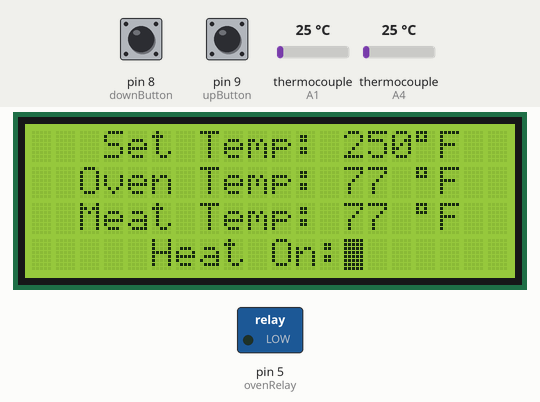
This sketch was run on a simulated Arduino Uno, built with avr-gcc and run on an emulated ATmega328P. On the bench: 20×4 character LCD, switched loads named in the sketch (green lamp = pin HIGH). The inputs (shaded band) are chosen by the test bench; at power-on: thermocouple (sensors on A1, A4) 25 °C, pin 8 (downButton) HIGH, pin 9 (upButton) HIGH.

Above: at 7.5 s.
7.6 s: thermocouple (sensor on A1) set to 117 °C
At 8.2 s:
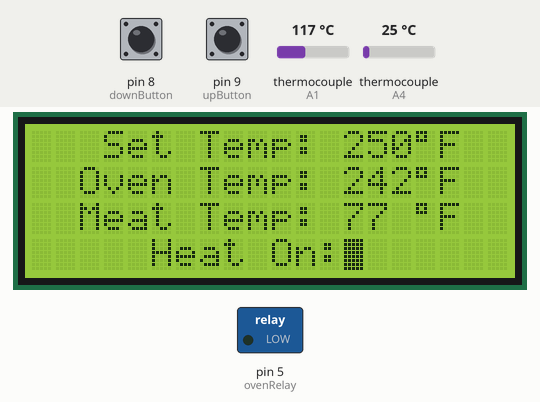
9.1 s: thermocouple (sensor on A1) set to 127 °C
At 10.7 s:
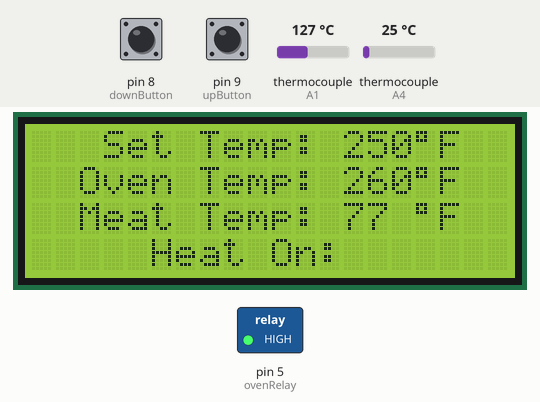
11.0 s: thermocouple (sensor on A4) set to 6 °C
At 12.9 s:
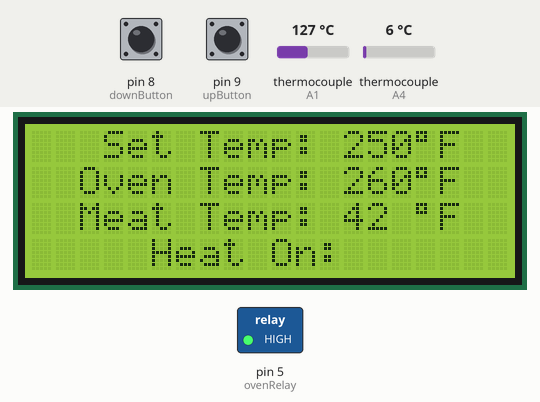
13.2 s: pin 8 (downButton) pulled LOW for 3.2 s
At 16.7 s:
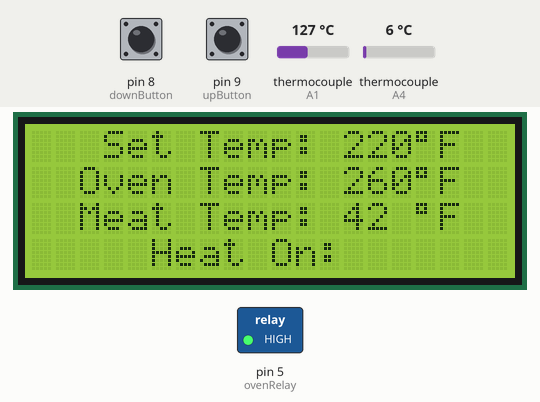
17.9 s: pin 8 (downButton) pulled LOW for 0.75 s
At 19.6 s:
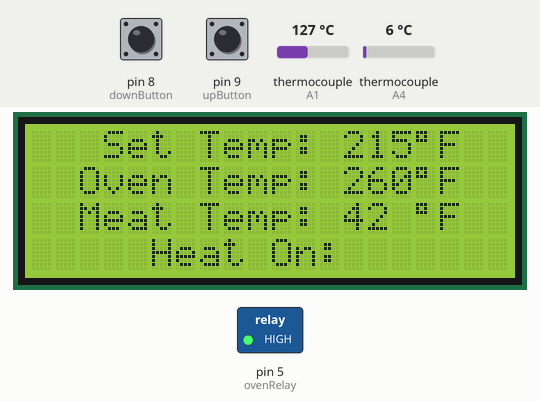
20.1 s: thermocouple (sensor on A4) set to 75 °C
At 21.7 s:
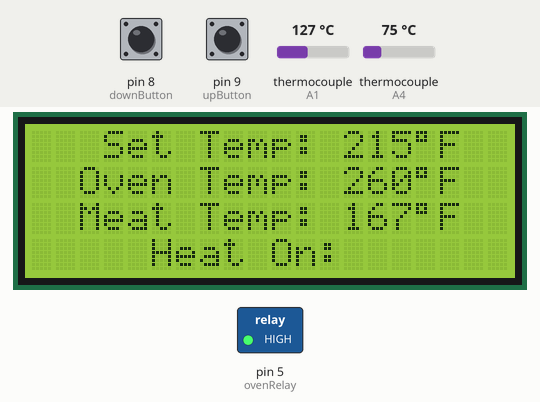
Timing chart, 0 to 22.9 s (numbered marks = the images above; inputs shaded):
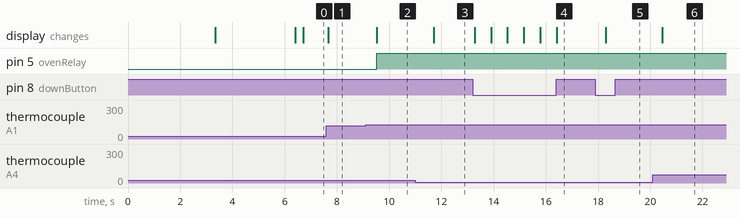

The sketch:

My_Smoker_No_Internet.ino
```cpp
//No wifi or ethernet
//GRIND SMOKER CONTROLLER REV B

#include <LCD.h>
#include <LiquidCrystal_I2C.h>
#include <max6675.h>

//Must matxh HEX address with screen
LiquidCrystal_I2C lcd(0x27, 2, 1, 0, 4, 5, 6, 7, 3, POSITIVE);

#define oven_sck A0
#define oven_cs A1
#define oven_so A2

#define meat_sck A3
#define meat_cs A4
#define meat_so A5

#define upButton 9
#define downButton 8

int ovenRelay = 5;

int upTemp = 0;
int downTemp = 0;
int setTemp = 250;

int oventemp = 0;
int meattemp = 0;

MAX6675 ovenTemp(oven_sck, oven_cs, oven_so);
MAX6675 meatTemp(meat_sck, meat_cs, meat_so);

const char custom[][8] PROGMEM = {                        // Custom character definitions
  { 0x1F, 0x1F, 0x1F, 0x00, 0x00, 0x00, 0x00, 0x00 }, // char 1
  { 0x18, 0x1C, 0x1E, 0x1F, 0x1F, 0x1F, 0x1F, 0x1F }, // char 2
  { 0x1F, 0x1F, 0x1F, 0x1F, 0x1F, 0x0F, 0x07, 0x03 }, // char 3
  { 0x00, 0x00, 0x00, 0x00, 0x00, 0x1F, 0x1F, 0x1F }, // char 4
  { 0x1F, 0x1F, 0x1F, 0x1F, 0x1F, 0x1E, 0x1C, 0x18 }, // char 5
  { 0x1F, 0x1F, 0x1F, 0x00, 0x00, 0x00, 0x1F, 0x1F }, // char 6
  { 0x1F, 0x00, 0x00, 0x00, 0x00, 0x1F, 0x1F, 0x1F }, // char 7
  { 0x03, 0x07, 0x0F, 0x1F, 0x1F, 0x1F, 0x1F, 0x1F }  // char 8
};

const char bigChars[][8] PROGMEM = {
  { 0x20, 0x20, 0x00, 0x00, 0x00, 0x00, 0x00, 0x00 }, // Space
  { 0xFF, 0x07, 0x00, 0x00, 0x00, 0x00, 0x00, 0x00 }, // !
  { 0x05, 0x05, 0x20, 0x20, 0x00, 0x00, 0x00, 0x00 }, // "
  { 0x04, 0xFF, 0x04, 0xFF, 0x04, 0x01, 0xFF, 0x01 }, // #
  { 0x08, 0xFF, 0x06, 0x07, 0xFF, 0x05, 0x00, 0x00 }, // $
  { 0x01, 0x20, 0x04, 0x01, 0x04, 0x01, 0x20, 0x04 }, // %
  { 0x08, 0x06, 0x02, 0x20, 0x03, 0x07, 0x02, 0x04 }, // &
  { 0x05, 0x20, 0x00, 0x00, 0x00, 0x00, 0x00, 0x00 }, // '
  { 0x08, 0x01, 0x03, 0x04, 0x00, 0x00, 0x00, 0x00 }, // (
  { 0x01, 0x02, 0x04, 0x05, 0x00, 0x00, 0x00, 0x00 }, // )
  { 0x01, 0x04, 0x04, 0x01, 0x04, 0x01, 0x01, 0x04 }, // *
  { 0x04, 0xFF, 0x04, 0x01, 0xFF, 0x01, 0x00, 0x00 }, // +
  { 0x20, 0x05, 0x00, 0x00, 0x00, 0x00, 0x00, 0x00 }, //
  { 0x04, 0x04, 0x04, 0x20, 0x20, 0x20, 0x00, 0x00 }, // -
  { 0x20, 0x04, 0x00, 0x00, 0x00, 0x00, 0x00, 0x00 }, // .
  { 0x20, 0x20, 0x04, 0x01, 0x04, 0x01, 0x20, 0x20 }, // /
  { 0x08, 0x01, 0x02, 0x03, 0x04, 0x05, 0x00, 0x00 }, // 0
  { 0x01, 0x02, 0x20, 0x04, 0xFF, 0x04, 0x00, 0x00 }, // 1
  { 0x06, 0x06, 0x02, 0xFF, 0x07, 0x07, 0x00, 0x00 }, // 2
  { 0x01, 0x06, 0x02, 0x04, 0x07, 0x05, 0x00, 0x00 }, // 3
  { 0x03, 0x04, 0xFF, 0x20, 0x20, 0xFF, 0x00, 0x00 }, // 4
  { 0xFF, 0x06, 0x06, 0x07, 0x07, 0x05, 0x00, 0x00 }, // 5
  { 0x08, 0x06, 0x06, 0x03, 0x07, 0x05, 0x00, 0x00 }, // 6
  { 0x01, 0x01, 0x02, 0x20, 0x08, 0x20, 0x00, 0x00 }, // 7
  { 0x08, 0x06, 0x02, 0x03, 0x07, 0x05, 0x00, 0x00 }, // 8
  { 0x08, 0x06, 0x02, 0x07, 0x07, 0x05, 0x00, 0x00 }, // 9
  { 0xA5, 0xA5, 0x00, 0x00, 0x00, 0x00, 0x00, 0x00 }, // :
  { 0x04, 0x05, 0x00, 0x00, 0x00, 0x00, 0x00, 0x00 }, // ;
  { 0x20, 0x04, 0x01, 0x01, 0x01, 0x04, 0x00, 0x00 }, // <
  { 0x04, 0x04, 0x04, 0x01, 0x01, 0x01, 0x00, 0x00 }, // =
  { 0x01, 0x04, 0x20, 0x04, 0x01, 0x01, 0x00, 0x00 }, // >
  { 0x01, 0x06, 0x02, 0x20, 0x07, 0x20, 0x00, 0x00 }, // ?
  { 0x08, 0x06, 0x02, 0x03, 0x04, 0x04, 0x00, 0x00 }, // @
  { 0x08, 0x06, 0x02, 0xFF, 0x20, 0xFF, 0x00, 0x00 }, // A
  { 0xFF, 0x06, 0x05, 0xFF, 0x07, 0x02, 0x00, 0x00 }, // B
  { 0x08, 0x01, 0x01, 0x03, 0x04, 0x04, 0x00, 0x00 }, // C
  { 0xFF, 0x01, 0x02, 0xFF, 0x04, 0x05, 0x00, 0x00 }, // D
  { 0xFF, 0x06, 0x06, 0xFF, 0x07, 0x07, 0x00, 0x00 }, // E
  { 0xFF, 0x06, 0x06, 0xFF, 0x20, 0x20, 0x00, 0x00 }, // F
  { 0x08, 0x01, 0x01, 0x03, 0x04, 0x02, 0x00, 0x00 }, // G
  { 0xFF, 0x04, 0xFF, 0xFF, 0x20, 0xFF, 0x00, 0x00 }, // H
  { 0x01, 0xFF, 0x01, 0x04, 0xFF, 0x04, 0x00, 0x00 }, // I
  { 0x20, 0x20, 0xFF, 0x04, 0x04, 0x05, 0x00, 0x00 }, // J
  { 0xFF, 0x04, 0x05, 0xFF, 0x20, 0x02, 0x00, 0x00 }, // K
  { 0xFF, 0x20, 0x20, 0xFF, 0x04, 0x04, 0x00, 0x00 }, // L
  { 0x08, 0x03, 0x05, 0x02, 0xFF, 0x20, 0x20, 0xFF }, // M
  { 0xFF, 0x02, 0x20, 0xFF, 0xFF, 0x20, 0x03, 0xFF }, // N
  { 0x08, 0x01, 0x02, 0x03, 0x04, 0x05, 0x00, 0x00 }, // 0
  { 0x08, 0x06, 0x02, 0xFF, 0x20, 0x20, 0x00, 0x00 }, // P
  { 0x08, 0x01, 0x02, 0x20, 0x03, 0x04, 0xFF, 0x04 }, // Q
  { 0xFF, 0x06, 0x02, 0xFF, 0x20, 0x02, 0x00, 0x00 }, // R
  { 0x08, 0x06, 0x06, 0x07, 0x07, 0x05, 0x00, 0x00 }, // S
  { 0x01, 0xFF, 0x01, 0x20, 0xFF, 0x20, 0x00, 0x00 }, // T
  { 0xFF, 0x20, 0xFF, 0x03, 0x04, 0x05, 0x00, 0x00 }, // U
  { 0x03, 0x20, 0x20, 0x05, 0x20, 0x02, 0x08, 0x20 }, // V
  { 0xFF, 0x20, 0x20, 0xFF, 0x03, 0x08, 0x02, 0x05 }, // W
  { 0x03, 0x04, 0x05, 0x08, 0x20, 0x02, 0x00, 0x00 }, // X
  { 0x03, 0x04, 0x05, 0x20, 0xFF, 0x20, 0x00, 0x00 }, // Y
  { 0x01, 0x06, 0x05, 0x08, 0x07, 0x04, 0x00, 0x00 }, // Z
  { 0xFF, 0x01, 0xFF, 0x04, 0x00, 0x00, 0x00, 0x00 }, // [
  { 0x01, 0x04, 0x20, 0x20, 0x20, 0x20, 0x01, 0x04 }, // Backslash
  { 0x01, 0xFF, 0x04, 0xFF, 0x00, 0x00, 0x00, 0x00 }, // ]
  { 0x08, 0x02, 0x20, 0x20, 0x00, 0x00, 0x00, 0x00 }, // ^
  { 0x20, 0x20, 0x20, 0x04, 0x04, 0x04, 0x00, 0x00 }  // _
};
byte col, row, nb = 0, bc = 0;                            // general
byte bb[8];

void setup() {
  lcd.begin (20, 4);

  for (nb = 0; nb < 8; nb++ ) {                 // create 8 custom characters
    for (bc = 0; bc < 8; bc++) bb[bc] = pgm_read_byte( &custom[nb][bc] );
    lcd.createChar ( nb + 1, bb );
  }
  lcd.clear();
  writeBigString("G R I N D", 0, 0);
  lcd.setCursor(5, 2);
  lcd.print("ENGINEERING");
  lcd.setCursor(5, 3);
  lcd.print("[EST: 2018]");
  delay(3000);
  lcd.clear();
  writeBigString("JEFF'S", 3, 0);
  writeBigString("SMOKER", 0, 2);
  delay(3000);
  lcd.clear();

  pinMode(ovenRelay, OUTPUT);
  pinMode(upButton, INPUT_PULLUP);
  pinMode(downButton, INPUT_PULLUP);


  digitalWrite(ovenRelay, LOW);

  lcd.setCursor(0, 0);
  lcd.print("   Set Temp: ");

  lcd.setCursor(2, 1);
  lcd.print("Oven Temp: ");

  lcd.setCursor(2, 2);
  lcd.print("Meat Temp: ");

  lcd.setCursor(5, 3);
  lcd.print("Heat On:");
}

void loop() {
  //Temperature read-------------------
  oventemp = ovenTemp.readFarenheit();
  meattemp = meatTemp.readFarenheit();

  //Relay Control---------------------
  if (oventemp < setTemp - 2) {
    digitalWrite(ovenRelay, LOW);
    lcd.setCursor(13, 3);
    lcd.print((char) 255);
  }
  if (oventemp >= setTemp) {
    digitalWrite(ovenRelay, HIGH);
    lcd.setCursor(13, 3);
    lcd.print(" ");
  }

  //Temperature set--------------------
  upTemp = digitalRead(upButton);
  downTemp = digitalRead(downButton);

  if (upTemp == LOW) {
    setTemp = setTemp + 5;
    lcd.setCursor(13, 0);
    lcd.print(setTemp);
  }
  if (downTemp == LOW) {
    setTemp = setTemp - 5;
    lcd.setCursor(13, 0);
    lcd.print(setTemp);
  }
  lcd.setCursor(13, 0);
  lcd.print(setTemp);
  if (setTemp < 100) {
    lcd.setCursor(15, 0);
    lcd.print(" ");
  }
  lcd.setCursor(16, 0);
  lcd.print((char)223);
  lcd.print("F");

  //Oven Temp print----------------------
  lcd.setCursor(13, 1);
  lcd.print(oventemp);
  if (oventemp < 100) {
    lcd.setCursor(15, 1);
    lcd.print(" ");
  }
  lcd.setCursor(16, 1);
  lcd.print((char)223);
  lcd.print("F");
  delay(300);

  //Meat Temp print----------------------
  lcd.setCursor(13, 2);
  lcd.print(meattemp);
  if (meattemp < 100) {
    lcd.setCursor(15, 2);
    lcd.print(" ");
  }
  lcd.setCursor(16, 2);
  lcd.print((char)223);
  lcd.print("F");
  delay(300);
}
// ********************************************************************************** //
// writeBigChar: writes big character 'ch' to column x, row y; returns number of columns used by 'ch'
int writeBigChar(char ch, byte x, byte y) {
  if (ch < ' ' || ch > '_') return 0;               // If outside table range, do nothing
  nb = 0;                                           // character byte counter
  for (bc = 0; bc < 8; bc++) {
    bb[bc] = pgm_read_byte( &bigChars[ch - ' '][bc] ); // read 8 bytes from PROGMEM
    if (bb[bc] != 0) nb++;
  }

  bc = 0;
  for (row = y; row < y + 2; row++) {
    for (col = x; col < x + nb / 2; col++ ) {
      lcd.setCursor(col, row);                      // move to position
      lcd.write(bb[bc++]);                          // write byte and increment to next
    }
    //    lcd.setCursor(col, row);
    //    lcd.write(' ');                                 // Write ' ' between letters
  }
  return nb / 2 - 1;                                  // returns number of columns used by char
}

// writeBigString: writes out each letter of string
void writeBigString(char *str, byte x, byte y) {
  char c;
  while ((c = *str++))
    x += writeBigChar(c, x, y) + 1;
}
```

Measured:
- the behaviour switches between 121 and 122 °C on thermocouple (sensor on A1) (found by bisection; images 1 and 2)
- after the input at 7.6 s, the display: changes after 0.06 s (image 1)
- after the input at 9.1 s, pin 5 (ovenRelay): LOW → HIGH after 0.42 s; the display: changes after 0.43 s (image 2)
- after the input at 11.0 s, the display: changes after 0.71 s (image 3)
- after the input at 13.2 s, the display: first changes after 0.08 s (image 4 shows a later state)
- after the input at 17.9 s, the display: changes after 0.39 s (image 5)
- after the input at 20.1 s, the display: changes after 0.37 s (image 6)
